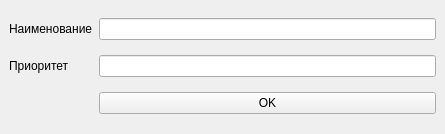
<?xml version="1.0" encoding="UTF-8"?>
<ui version="4.0">
 <class>MainWindow</class>
 <widget class="QMainWindow" name="MainWindow">
  <property name="geometry">
   <rect>
    <x>0</x>
    <y>0</y>
    <width>445</width>
    <height>134</height>
   </rect>
  </property>
  <property name="windowTitle">
   <string>MainWindow</string>
  </property>
  <widget class="QWidget" name="centralwidget">
   <layout class="QGridLayout" name="gridLayout">
    <item row="0" column="0">
     <widget class="QLabel" name="label">
      <property name="text">
       <string>Наименование</string>
      </property>
     </widget>
    </item>
    <item row="2" column="1">
     <widget class="QPushButton" name="Okey">
      <property name="text">
       <string>OK</string>
      </property>
     </widget>
    </item>
    <item row="0" column="1">
     <widget class="QLineEdit" name="nameCompany"/>
    </item>
    <item row="1" column="1">
     <widget class="QLineEdit" name="priority">
      <property name="inputMask">
       <string>9; </string>
      </property>
     </widget>
    </item>
    <item row="1" column="0">
     <widget class="QLabel" name="label_2">
      <property name="text">
       <string>Приоритет</string>
      </property>
     </widget>
    </item>
   </layout>
  </widget>
 </widget>
 <resources/>
 <connections/>
</ui>
